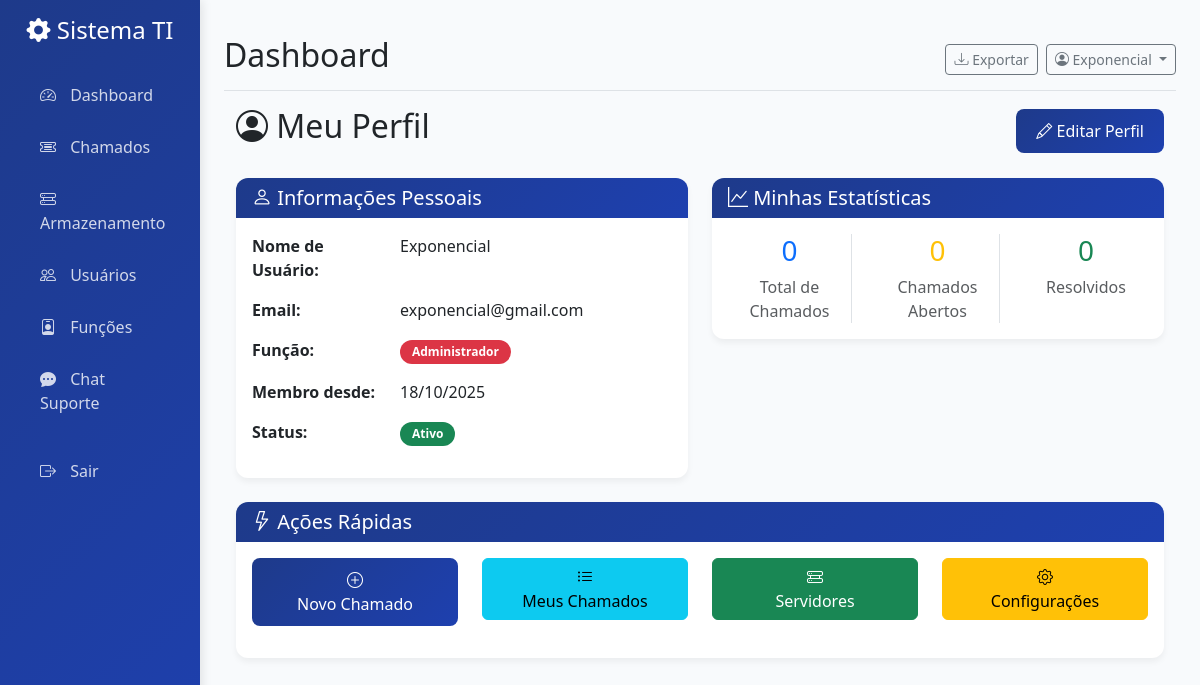
The page /perfil (signed in) on the database its author committed.
### models/user.py (models this page shows, shortened)
class User(UserMixin, db.Model):
    __tablename__ = 'users'
    id = db.Column(db.Integer, primary_key=True)
    username = db.Column(db.String(80), unique=True, nullable=False)
    password_hash = db.Column(db.String(120), nullable=False)
    role = db.Column(db.String(20), nullable=False, default='user')  # admin, user, tech
    created_at = db.Column(db.DateTime, default=datetime.utcnow)
    is_active = db.Column(db.Boolean, default=True)
    chamados_criados = db.relationship('Chamado', backref='criador', lazy=True, foreign_keys='Chamado.criado_por')
    chamados_atribuidos = db.relationship('Chamado', backref='tecnico', lazy=True, foreign_keys='Chamado.atribuido_para')

### tables this page shows
CREATE TABLE role_names (
            role_key TEXT PRIMARY KEY,
            label TEXT NOT NULL
        );

### app.py (the view)
@app.route('/perfil')
@login_required
def perfil():
    if 'user_id' not in session or session.get('user_id') is None:
        flash('Sessão inválida. Faça login novamente.', 'warning')
        return redirect(url_for('logout'))
    conn = get_db_connection()
    user_row = conn.execute('SELECT * FROM users WHERE id = ?', (session['user_id'],)).fetchone()
    if not user_row:
        flash('Usuário não encontrado. Faça login novamente.', 'danger')
        conn.close()
        return redirect(url_for('logout'))
    user = dict(user_row)
    if user:
        ca = user.get('created_at')
        from datetime import datetime
        if isinstance(ca, str) and ca:
            parsed = None
            try:
                parsed = datetime.fromisoformat(ca)
            except Exception:
                for fmt in ("%Y-%m-%d %H:%M:%S.%f", "%Y-%m-%d %H:%M:%S", "%Y-%m-%d"):
                    try:
                        parsed = datetime.strptime(ca, fmt)
                        break
                    except Exception:
                        parsed = None
            user['created_at_fmt'] = parsed.strftime('%d/%m/%Y') if parsed else ca
        else:
            user['created_at_fmt'] = ca
    total_chamados = conn.execute('SELECT COUNT(*) FROM chamados WHERE criado_por = ?', (session['user_id'],)).fetchone()[0]
    chamados_abertos = conn.execute("SELECT COUNT(*) FROM chamados WHERE criado_por = ? AND status = 'aberto'", (session['user_id'],)).fetchone()[0]
    chamados_resolvidos = conn.execute("SELECT COUNT(*) FROM chamados WHERE criado_por = ? AND status = 'resolvido'", (session['user_id'],)).fetchone()[0]
    conn.close()
    return render_template('perfil.html',
                         user=user,
                         total_chamados=total_chamados,
                         chamados_abertos=chamados_abertos,
                         chamados_resolvidos=chamados_resolvidos)

### app.py (called while the page is built, shortened)
def get_db_connection():
    conn = sqlite3.connect(DATABASE)
    conn.row_factory = sqlite3.Row
    return conn

def login_required(f):
    from functools import wraps
    @wraps(f)
    def decorated_function(*args, **kwargs):
        if 'user_id' not in session:
            return redirect(url_for('login'))
        return f(*args, **kwargs)
    return decorated_function

def get_user_role():
    if 'user_id' not in session:
        return None
    return session.get('role')

def is_admin():
    return get_user_role() == 'admin'

def can_access_chamados():
    role = get_user_role()
    return role in ['admin', 'diretor', 'supervisor', 'tech', 'administrativo', 'user']

def can_access_storage():
    role = get_user_role()
    return role in ['admin', 'diretor', 'supervisor', 'tech']

def can_access_funcoes():
    return get_user_role() == 'admin'

def can_access_chat():
    role = get_user_role()
    return role in ['admin', 'diretor', 'supervisor', 'tech', 'administrativo']

@app.context_processor
def inject_permissions():
    def role_label(role_key):
        try:
            conn = get_db_connection()
            result = conn.execute('SELECT label FROM role_names WHERE role_key = ?', (role_key,)).fetchone()
            conn.close()
            if result and 'label' in result.keys():
                return result['label']
        except Exception:
            pass
    return dict(
        role_label=role_label,
        can_access_chamados=can_access_chamados,
        can_access_storage=can_access_storage,
        can_access_funcoes=can_access_funcoes,
        can_access_configuracoes=can_access_configuracoes,
        can_access_chat=can_access_chat,
        has_permission=has_permission,
        is_admin=is_admin,
        is_tech=is_tech,
        is_administrativo=is_administrativo
    )

### templates/perfil.html (shortened to what this page needs)
{% extends "base.html" %}
{% block content %}
<div class="container-fluid">
    <div class="row">
        <div class="col-12">
            <div class="d-flex justify-content-between align-items-center mb-4">
                <h2><i class="bi bi-person-circle"></i> Meu Perfil</h2>
                <a href="{{ url_for('editar_perfil') }}" class="btn btn-primary">
                    <i class="bi bi-pencil"></i> Editar Perfil
                </a>
            </div>
        </div>
    </div>
    <div class="row">
        <div class="col-md-6">
            <div class="card">
                <div class="card-header">
                    <h5 class="card-title mb-0"><i class="bi bi-person"></i> Informações Pessoais</h5>
                </div>
                <div class="card-body">
                    <div class="row mb-3">
                        <div class="col-sm-4"><strong>Nome de Usuário:</strong></div>
                        <div class="col-sm-8">{{ user.username }}</div>
                    </div>
                    <div class="row mb-3">
                        <div class="col-sm-4"><strong>Email:</strong></div>
                        <div class="col-sm-8">{{ user.email }}</div>
                    </div>
                    <div class="row mb-3">
                        <div class="col-sm-4"><strong>Função:</strong></div>
                        <div class="col-sm-8">
                            <span class="badge bg-{{ 'danger' if user.role == 'admin' else ('warning' if user.role == 'tech' else 'info') }}">{{ role_label(user.role) }}</span>
                        </div>
                    </div>
                    <div class="row mb-3">
                        <div class="col-sm-4"><strong>Membro desde:</strong></div>
                        <div class="col-sm-8">{{ user.created_at_fmt }}</div>
                    </div>
                    <div class="row mb-3">
                        <div class="col-sm-4"><strong>Status:</strong></div>
                        <div class="col-sm-8">
                            {% if user.is_active %}
                                <span class="badge bg-success">Ativo</span>
                            {% else %}
                                <span class="badge bg-secondary">Inativo</span>
                            {% endif %}
                        </div>
                    </div>
                </div>
            </div>
        </div>
        <div class="col-md-6">
            <div class="card">
                <div class="card-header">
                    <h5 class="card-title mb-0"><i class="bi bi-graph-up"></i> Minhas Estatísticas</h5>
                </div>
                <div class="card-body">
                    <div class="row text-center">
                        <div class="col-4">
                            <div class="border-end">
                                <h3 class="text-primary">{{ total_chamados }}</h3>
                                <p class="text-muted mb-0">Total de Chamados</p>
                            </div>
                        </div>
                        <div class="col-4">
                            <div class="border-end">
                                <h3 class="text-warning">{{ chamados_abertos }}</h3>
                                <p class="text-muted mb-0">Chamados Abertos</p>
                            </div>
                        </div>
                        <div class="col-4">
                            <h3 class="text-success">{{ chamados_resolvidos }}</h3>
                            <p class="text-muted mb-0">Resolvidos</p>
                        </div>
                    </div>
                </div>
            </div>
        </div>
    </div>
    <div class="row mt-4">
        <div class="col-12">
            <div class="card">
                <div class="card-header">
                    <h5 class="card-title mb-0"><i class="bi bi-lightning"></i> Ações Rápidas</h5>
                </div>
                <div class="card-body">
                    <div class="row">
                        <div class="col-md-3 mb-3">
                            <a href="{{ url_for('novo_chamado') }}" class="btn btn-primary w-100">
                                <i class="bi bi-plus-circle"></i><br>
                                Novo Chamado
                            </a>
                        </div>
                        <div class="col-md-3 mb-3">
                            <a href="{{ url_for('chamados') }}" class="btn btn-info w-100">
                                <i class="bi bi-list-ul"></i><br>
                                Meus Chamados
                            </a>
                        </div>
                        {% if session.role in ['admin', 'tech', 'diretor', 'supervisor'] %}
                        <div class="col-md-3 mb-3">
                            <a href="{{ url_for('servidor.listar_servidores') }}" class="btn btn-success w-100">
                                <i class="bi bi-hdd-rack"></i><br>
                                Servidores
                            </a>
                        </div>
                        {% endif %}
                        {% if session.role == 'admin' %}
                        <div class="col-md-3 mb-3">
                            <a href="{{ url_for('configuracoes') }}" class="btn btn-warning w-100">
                                <i class="bi bi-gear"></i><br>
                                Configurações
                            </a>
                        </div>
                        {% endif %}
                    </div>
                </div>
            </div>
        </div>
    </div>
</div>
{% endblock %}

### templates/base.html (shortened to what this page needs)
<!DOCTYPE html>
<html lang="pt-BR">
<head>
    <link href="https://cdn.jsdelivr.net/npm/bootstrap@5.3.0/dist/css/bootstrap.min.css" rel="stylesheet">
    <link href="https://cdn.jsdelivr.net/npm/bootstrap-icons@1.10.0/font/bootstrap-icons.css" rel="stylesheet">
</head>
<body>
    <div class="container-fluid">
        <div class="row">
            <nav class="col-md-3 col-lg-2 d-md-block sidebar collapse" id="sidebar">
                <div class="position-sticky pt-3">
                    <div class="text-center mb-4">
                        <h4 class="text-white">
                            <i class="bi bi-gear-fill"></i>
                            Sistema TI
                        </h4>
                    </div>
                    <ul class="nav flex-column">
                        <li class="nav-item">
                            <a class="nav-link {% if request.endpoint == 'dashboard' %}active{% endif %}"
                               href="{{ url_for('dashboard') }}">
                                <i class="bi bi-speedometer2"></i>
                                Dashboard
                            </a>
                        </li>
                        {% if can_access_chamados() %}
                        <li class="nav-item">
                            <a class="nav-link {% if request.endpoint.startswith('chamados') %}active{% endif %}"
                               href="{{ url_for('chamados') }}">
                                <i class="bi bi-ticket-detailed"></i>
                                Chamados
                            </a>
                        </li>
                        {% endif %}
                        {% if can_access_storage() %}
                        <li class="nav-item">
                <a class="nav-link {% if request.endpoint.startswith('servidor') %}active{% endif %}"
                   href="{{ url_for('servidor.listar_servidores') }}">
                                <i class="bi bi-hdd-rack"></i>
                                Armazenamento
                            </a>
                        </li>
                        {% endif %}
                        {% if is_admin() %}
                        <li class="nav-item">
                            <a class="nav-link {% if request.endpoint == 'gerenciar_usuarios' %}active{% endif %}"
                               href="{{ url_for('gerenciar_usuarios') }}">
                                <i class="bi bi-people"></i>
                                Usuários
                            </a>
                        </li>
                        {% endif %}
                        {% if can_access_funcoes() %}
                        <li class="nav-item">
                            <a class="nav-link {% if request.endpoint.startswith('funcao') %}active{% endif %}"
                               href="{{ url_for('funcao.listar_funcoes') }}">
                                <i class="bi bi-person-badge"></i>
                                Funções
                            </a>
                        </li>
                        {% endif %}
                        {% if can_access_chat() %}
                        <li class="nav-item">
                            <a class="nav-link {% if request.endpoint == 'chat' %}active{% endif %}"
                               href="{{ url_for('chat') }}">
                                <i class="bi bi-chat-dots-fill"></i>
                                Chat Suporte
                            </a>
                        </li>
                        {% endif %}
                        <li class="nav-item mt-3">
                            <a class="nav-link" href="{{ url_for('logout') }}">
                                <i class="bi bi-box-arrow-right"></i>
                                Sair
                            </a>
                        </li>
                    </ul>
                </div>
            </nav>
            <main class="col-md-9 ms-sm-auto col-lg-10 px-md-4 main-content">
                <div class="d-flex justify-content-between flex-wrap flex-md-nowrap align-items-center pt-3 pb-2 mb-3 border-bottom">
                    <h1 class="h2">{% block page_title %}Dashboard{% endblock %}</h1>
                    <div class="btn-toolbar mb-2 mb-md-0">
                        <div class="btn-group me-2">
                            <button type="button" class="btn btn-sm btn-outline-secondary">
                                <i class="bi bi-download"></i> Exportar
                            </button>
                        </div>
                        <div class="dropdown">
                            <button class="btn btn-sm btn-outline-secondary dropdown-toggle" type="button" data-bs-toggle="dropdown">
                                <i class="bi bi-person-circle"></i> {{ session.username }}
                            </button>
                        </div>
                    </div>
                </div>
                {% block content %}{% endblock %}
            </main>
        </div>
    </div>
</body>
</html>

### templates/base.html (style rules this page uses)
:root { --primary-color: #1e3a8a; --secondary-color: #6b7280; --success-color: #10b981; --warning-color: #f59e0b; --danger-color: #ef4444; --info-color: #3b82f6; }
body { background-color: #f8fafc; font-family: 'Segoe UI', Tahoma, Geneva, Verdana, sans-serif; }
.sidebar { background: linear-gradient(135deg, var(--primary-color) 0%, #1e40af 100%); min-height: 100vh; box-shadow: 2px 0 10px rgba(0,0,0,0.1); }
.sidebar .nav-link { color: rgba(255,255,255,0.8); padding: 12px 20px; border-radius: 8px; margin: 2px 8px; transition: all 0.3s ease; }
.sidebar .nav-link i { margin-right: 10px; width: 20px; }
.main-content { padding: 20px; }
.card { border: none; border-radius: 12px; box-shadow: 0 4px 6px rgba(0,0,0,0.05); transition: transform 0.2s ease, box-shadow 0.2s ease; }
.card-header { background: linear-gradient(135deg, var(--primary-color) 0%, #1e40af 100%); color: white; border-radius: 12px 12px 0 0 !important; border: none; }
.btn-primary { background: linear-gradient(135deg, var(--primary-color) 0%, #1e40af 100%); border: none; border-radius: 8px; padding: 10px 20px; font-weight: 500; }
.badge { font-size: 0.75rem; padding: 6px 12px; border-radius: 20px; }

### rows shown on the page
User: username "Exponencial", email "exponencial@gmail.com", role.label "Administrador"

### other values the page prints
{{ user.created_at_fmt }} "18/10/2025"
{{ total_chamados }} "0"
{{ chamados_abertos }} "0"
{{ chamados_resolvidos }} "0"
